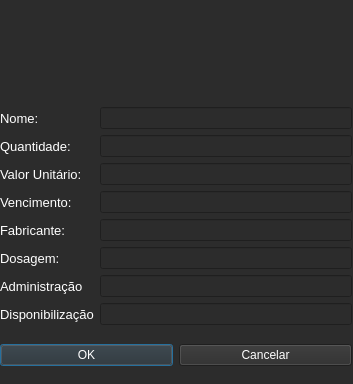
<?xml version="1.0" encoding="UTF-8"?>
<ui version="4.0">
 <class>JanelaCadMedicamento</class>
 <widget class="QDialog" name="JanelaCadMedicamento">
  <property name="geometry">
   <rect>
    <x>0</x>
    <y>0</y>
    <width>353</width>
    <height>384</height>
   </rect>
  </property>
  <property name="windowTitle">
   <string>Cadastro de Medicamentos</string>
  </property>
  <property name="windowIcon">
   <iconset resource="Arquivo_de_Recursos.qrc">
    <normaloff>:/icones/icones/brasil.png</normaloff>:/icones/icones/brasil.png</iconset>
  </property>
  <property name="styleSheet">
   <string notr="true">background-color: rgb(44, 44, 44);
color: rgb(255, 255, 255);</string>
  </property>
  <widget class="QWidget" name="verticalLayoutWidget">
   <property name="geometry">
    <rect>
     <x>0</x>
     <y>0</y>
     <width>352</width>
     <height>381</height>
    </rect>
   </property>
   <layout class="QVBoxLayout" name="verticalLayout">
    <item>
     <widget class="QLabel" name="label_17">
      <property name="maximumSize">
       <size>
        <width>350</width>
        <height>75</height>
       </size>
      </property>
      <property name="text">
       <string/>
      </property>
      <property name="pixmap">
       <pixmap resource="Arquivo_de_Recursos.qrc">:/icones/icones/ms.png</pixmap>
      </property>
      <property name="scaledContents">
       <bool>true</bool>
      </property>
     </widget>
    </item>
    <item>
     <layout class="QHBoxLayout" name="horizontalLayout_4">
      <item>
       <layout class="QVBoxLayout" name="verticalLayout_5">
        <item>
         <widget class="QLabel" name="label_9">
          <property name="font">
           <font>
            <pointsize>10</pointsize>
           </font>
          </property>
          <property name="text">
           <string>Nome:</string>
          </property>
         </widget>
        </item>
        <item>
         <widget class="QLabel" name="label_10">
          <property name="font">
           <font>
            <pointsize>10</pointsize>
           </font>
          </property>
          <property name="text">
           <string>Quantidade:</string>
          </property>
         </widget>
        </item>
        <item>
         <widget class="QLabel" name="label_11">
          <property name="font">
           <font>
            <pointsize>10</pointsize>
           </font>
          </property>
          <property name="text">
           <string>Valor Unitário:</string>
          </property>
         </widget>
        </item>
        <item>
         <widget class="QLabel" name="label_12">
          <property name="font">
           <font>
            <pointsize>10</pointsize>
           </font>
          </property>
          <property name="text">
           <string>Vencimento:</string>
          </property>
         </widget>
        </item>
        <item>
         <widget class="QLabel" name="label_13">
          <property name="font">
           <font>
            <pointsize>10</pointsize>
           </font>
          </property>
          <property name="text">
           <string>Fabricante:</string>
          </property>
         </widget>
        </item>
        <item>
         <widget class="QLabel" name="label_14">
          <property name="font">
           <font>
            <pointsize>10</pointsize>
           </font>
          </property>
          <property name="text">
           <string>Dosagem:</string>
          </property>
         </widget>
        </item>
        <item>
         <widget class="QLabel" name="label_15">
          <property name="font">
           <font>
            <pointsize>10</pointsize>
           </font>
          </property>
          <property name="text">
           <string>Administração</string>
          </property>
         </widget>
        </item>
        <item>
         <widget class="QLabel" name="label_16">
          <property name="font">
           <font>
            <pointsize>10</pointsize>
           </font>
          </property>
          <property name="text">
           <string>Disponibilização</string>
          </property>
         </widget>
        </item>
       </layout>
      </item>
      <item>
       <layout class="QVBoxLayout" name="verticalLayout_6">
        <item>
         <widget class="QLineEdit" name="textBoxNome"/>
        </item>
        <item>
         <widget class="QLineEdit" name="textBoxQuant"/>
        </item>
        <item>
         <widget class="QLineEdit" name="textBoxValor"/>
        </item>
        <item>
         <widget class="QLineEdit" name="textBoxVencimento"/>
        </item>
        <item>
         <widget class="QLineEdit" name="textBoxFabricante"/>
        </item>
        <item>
         <widget class="QLineEdit" name="textBoxDosagem"/>
        </item>
        <item>
         <widget class="QLineEdit" name="textBoxAdm"/>
        </item>
        <item>
         <widget class="QLineEdit" name="textBoxDispon"/>
        </item>
       </layout>
      </item>
     </layout>
    </item>
    <item>
     <layout class="QHBoxLayout" name="horizontalLayout_3">
      <item>
       <widget class="QPushButton" name="btnOK">
        <property name="cursor">
         <cursorShape>PointingHandCursor</cursorShape>
        </property>
        <property name="text">
         <string>OK</string>
        </property>
       </widget>
      </item>
      <item>
       <widget class="QPushButton" name="btnCancel">
        <property name="cursor">
         <cursorShape>PointingHandCursor</cursorShape>
        </property>
        <property name="text">
         <string>Cancelar</string>
        </property>
       </widget>
      </item>
     </layout>
    </item>
   </layout>
  </widget>
 </widget>
 <resources>
  <include location="Arquivo_de_Recursos.qrc"/>
 </resources>
 <connections/>
</ui>
